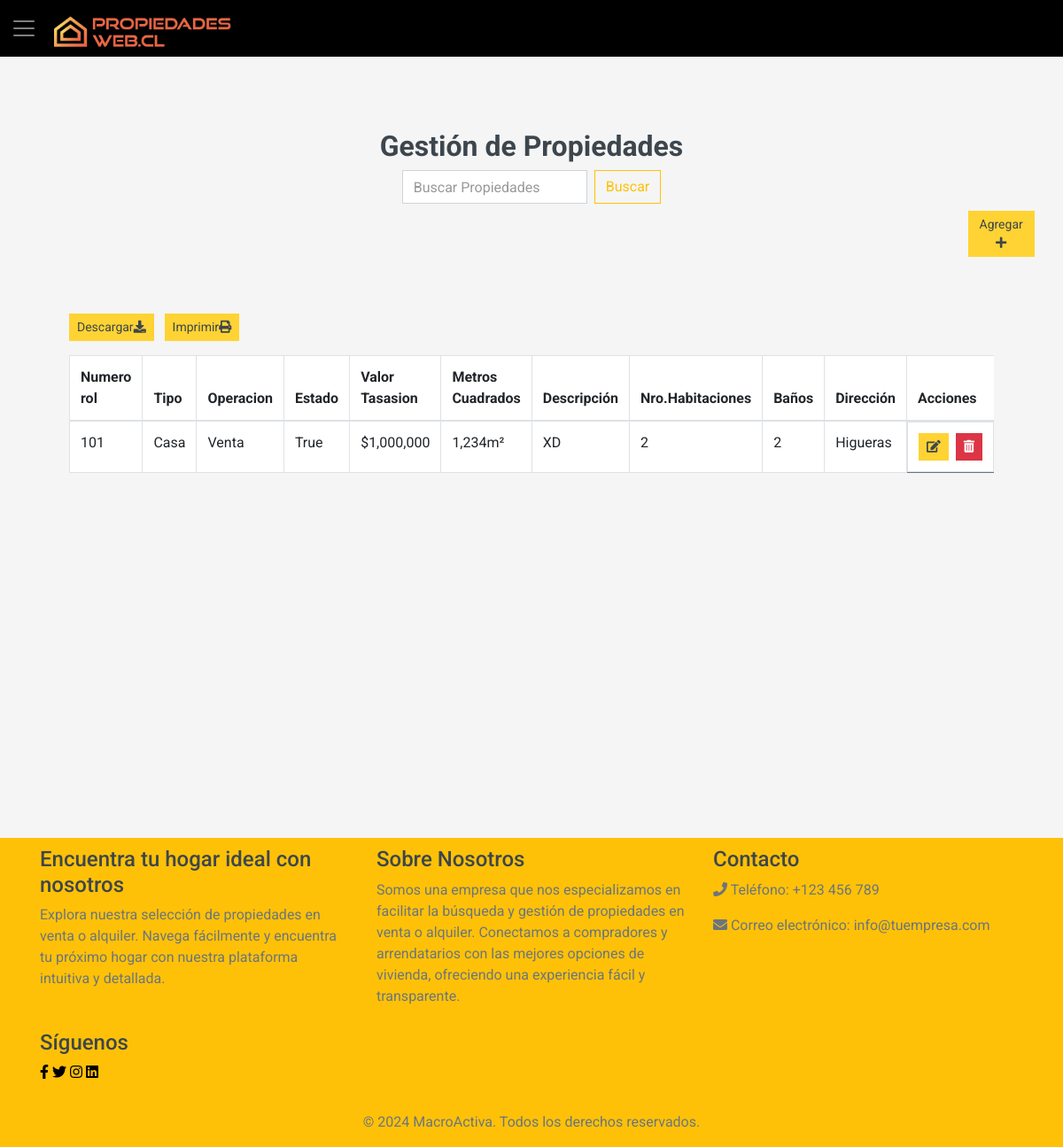
The page /propiedades/ (signed in) on the database as committed earlier.
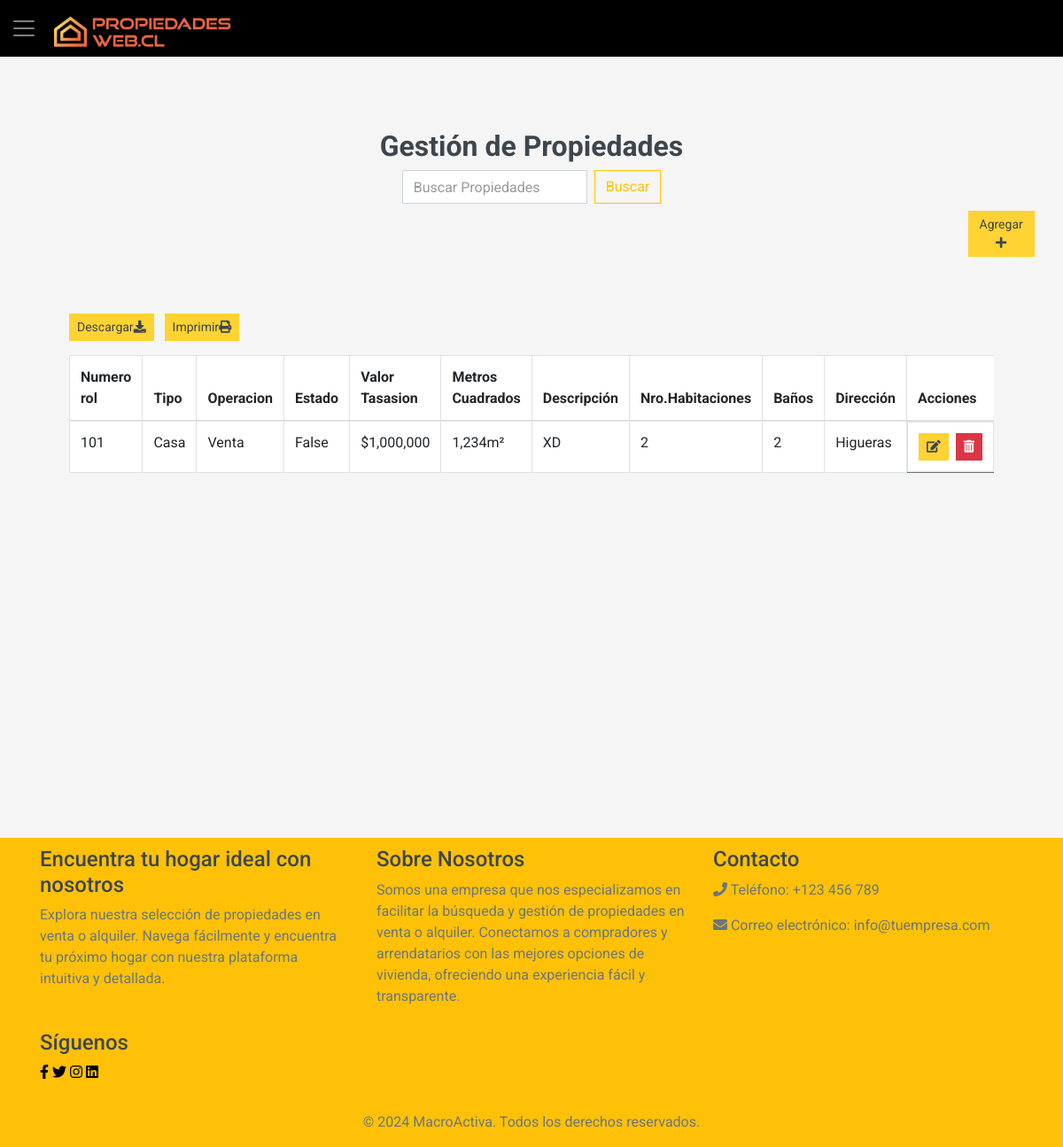
The same page on the database as committed later.
### core/models.py (models this page shows, shortened)
class Propiedad(models.Model):
    numero_rol = models.IntegerField()
    tipo_propiedad = models.CharField(max_length=50)
    tipo_operacion = models.CharField(max_length=50)
    titulo = models.FileField(upload_to="pdfs/", null=True, blank=True)
    estado = models.BooleanField()
    descripcion_propiedad = models.TextField(default="", null=True, blank=True)
    metros_cuadrados = models.IntegerField()
    nro_habitaciones = models.IntegerField()
    nro_bannos = models.IntegerField()
    precio_tasacion = models.IntegerField()
    direccion_propiedad = models.CharField(max_length=100)
    rut_empresa = models.ForeignKey(EmpresaCorredora, on_delete=CASCADE)

### core/views.py (the view, shortened to what this page needs)
# urls.py: path('propiedades/', views.listar_propiedades, name='listar'),
@login_required
def listar_propiedades(request):
    rut_empresa = request.user
    propiedades = Propiedad.objects.filter(rut_empresa=rut_empresa).order_by('-id')
    contexto = {}
    form = frmCrearPropiedad()
    default_page = 1
    page = request.GET.get('page', default_page)
    query = request.GET.get('q')
    items_per_page = 5
    paginator = Paginator(propiedades, items_per_page)
    try:
        propiedades = paginator.page(page)
    except PageNotAnInteger:
        propiedades = paginator.page(default_page)
    except EmptyPage:
        propiedades = paginator.page(paginator.num_pages)
    contexto["propiedades"] = propiedades
    contexto["form"] = form
    return render(request, 'core/propiedades.html', contexto)

### core/forms.py
class frmCrearPropiedad(forms.ModelForm):
    class Meta:
        model = Propiedad
        fields = [
            'numero_rol','tipo_propiedad', 'tipo_operacion', 'titulo', 'estado', 'precio_tasacion',
            'descripcion_propiedad', 'metros_cuadrados', 'nro_habitaciones', 'nro_bannos',
            'direccion_propiedad',
        ]
    titulo = forms.FileField(required=False)

### core/templates/core/propiedades.html (shortened to what the changed rows need)
{% extends "core/base.html" %}
{% load static %}
{% load humanize %}
{% load crispy_forms_tags %}
{% block content %}
<div class="container-fluid mb-3">
    <h2 style="text-align:center;">Gestión de Propiedades</h2>
<div class="row px-xl-5">
    <div class="col-lg-12">
    {% if propiedades %}
    <div class="container mt-5">
        <div class="table-responsive">
    <table class="table table-bordered">
        <thead>
            <tr>
                <th scope="col">Numero rol</th>
                <th scope="col">Tipo</th>
                <th scope="col">Operacion</th>
                <th scope="col">Estado</th>
                <th scope="col">Valor Tasasion</th>
                <th scope="col">Metros Cuadrados</th>
                <th scope="col">Descripción</th>
                <th scope="col">Nro.Habitaciones</th>
                <th scope="col">Baños</th>
                <th scope="col">Dirección</th>
                <th scope="col">Acciones</th>
            </tr>
        </thead>
        <tbody>
            {% for propiedad in propiedades %}
            <tr>
                <td>{{ propiedad.numero_rol}}</td>
                <td>{{ propiedad.tipo_propiedad}}</td>
                <td>{{ propiedad.tipo_operacion}}</td>
                <td>{{ propiedad.estado}}</td>
                <td>${{ propiedad.precio_tasacion|intcomma }}</td>
                <td>{{ propiedad.metros_cuadrados|intcomma }}m²</td>
                <td>{{ propiedad.descripcion_propiedad}}</td>
                <td>{{ propiedad.nro_habitaciones}}</td>
                <td>{{ propiedad.nro_bannos}}</td>
                <td>{{ propiedad.direccion_propiedad}}</td>
                <td class="d-flex justify-content-between">
                    <button class="btn btn-sm btn-primary edit-btn mr-2" data-id="{{ propiedad.id}}" data-numero_rol="{{propiedad.numero_rol}}"  data-tipo_propiedad="{{ propiedad.tipo_propiedad }}" data-tipo_operacion="{{ propiedad.tipo_operacion }}" data-estado="{{propiedad.estado}}" data-precio_tasacion="{{ propiedad.precio_tasacion }}" data-descripcion_propiedad="{{ propiedad.descripcion_propiedad}}" data-metros_cuadrados="{{ propiedad.metros_cuadrados }}" data-nro_habitaciones="{{propiedad.nro_habitaciones }}" data-nro_bannos="{{propiedad.nro_bannos }}" data-direccion_propiedad="{{ propiedad.direccion_propiedad }}"  >
                        <i class="fas fa-edit"  ></i>
                    </button>
                    <button class="btn btn-sm btn-danger delete-btn" data-id="{{ propiedad.id }}">
                        <i class="fas fa-trash-alt"></i>
                    </button>
                </td>
            </tr>
            {% endfor %}
        </tbody>
    </table>
    </div>
</div>
    {% else %}
    <div class="text-center mt-5">
        <h3>Ninguna propiedad encontrada</h3>
        <i class="fas fa-home fa-5x"></i>
    </div>
    {% endif %}
        </div>
    </div>
</div>
{% endblock %}

Rows that differ between the two databases and show on the page:
changed Propiedad "Casa": estado "True" → "False"
